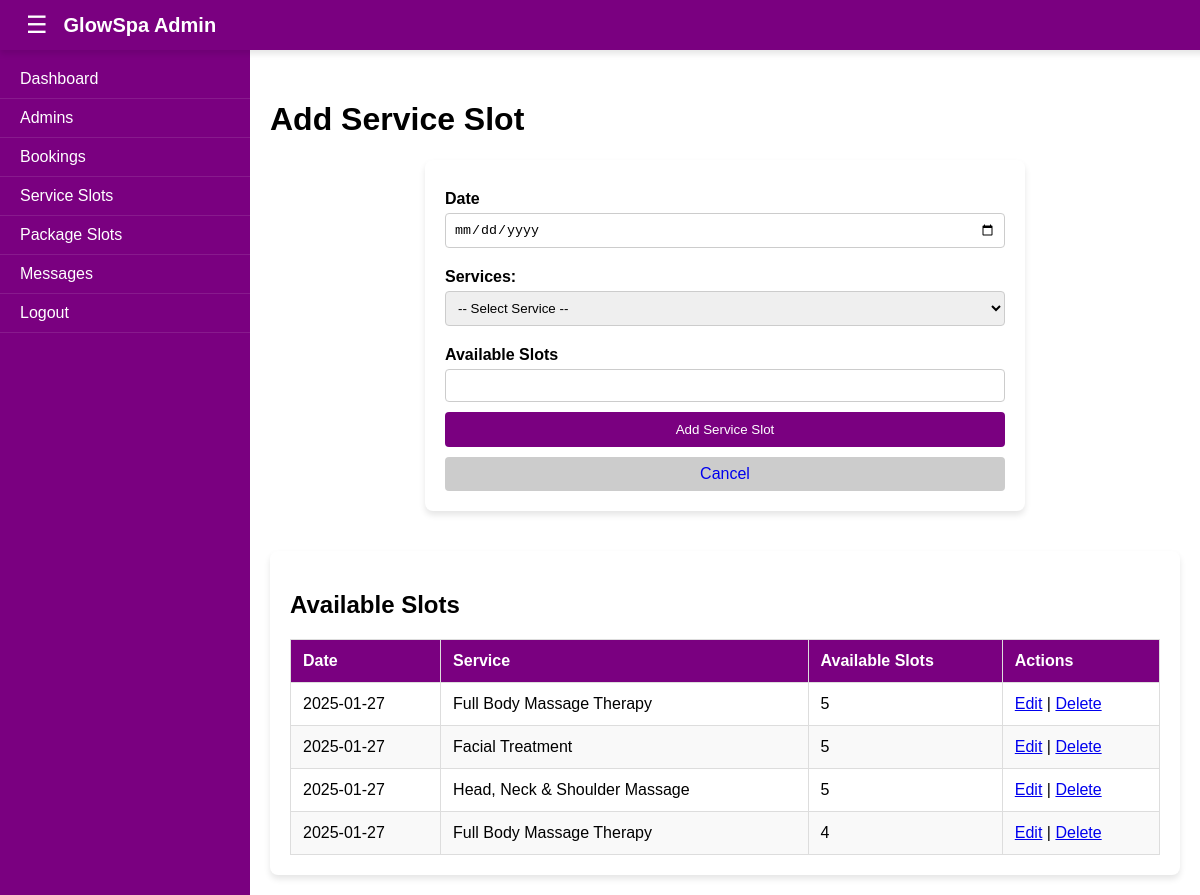
Page /admin/slots_management.php on the committed database.
### tables this page shows
CREATE TABLE `slots` (
  `id` int(11) NOT NULL,
  `admin_id` int(11) NOT NULL,
  `date` date NOT NULL,
  `service` varchar(255) DEFAULT NULL,
  `avail_slots` int(11) NOT NULL,
  `created_at` timestamp NOT NULL DEFAULT current_timestamp()
);

### admin/slots_management.php (the view, shortened to what this page needs)
<?php
$host = "localhost";
$username = "root";
$password = "";
$database = "test";
$conn = new mysqli($host, $username, $password, $database);
$admin_id = isset($_SESSION['admin_id']) ? $_SESSION['admin_id'] : 1;
$select_sql = "SELECT * FROM slots WHERE admin_id = $admin_id ORDER BY date ASC";
$slots_result = $conn->query($select_sql);
?>
<!DOCTYPE html>
<html lang="en">
<head>
</head>
<body>
    <div class="header">
        <button class="menu-toggle">☰</button>
        <h1>GlowSpa Admin</h1>
    </div>
    <div class="sidebar" id="sidebar">
       <ul>
            <li><a href="index.php">Dashboard</a></li>
            <li><a href="admins.php">Admins</a></li>
            <li><a href="bookings.php">Bookings</a></li>
			<li><a href="slots_management.php">Service Slots</a></li>
            <li><a href="package.php">Package Slots</a></li>
            <li><a href="message.php">Messages</a></li>
            <li><a href="logouts.php">Logout</a></li>
        </ul>
    </div>
    <div class="main-content" id="main-content">
        <h1><?php echo isset($slot_data) ? 'Edit' : 'Add'; ?> Service Slot</h1>
        <div class="form-container">
            <form action="" method="POST">
                <label for="date">Date</label>
                <input type="date" name="date" id="date" value="<?php echo isset($slot_data) ? $slot_data['date'] : ''; ?>" required>
                <div class="form-group">
                    <label for="service">Services:</label>
                    <select id="service" name="service" class="form-control" required>
                        <option value="">-- Select Service --</option>
                    </select>
                </div>
                <label for="avail_slots">Available Slots</label>
                <input type="number" name="avail_slots" id="avail_slots" value="<?php echo isset($slot_data) ? $slot_data['avail_slots'] : ''; ?>" required>
                <button type="submit" name="<?php echo isset($slot_data) ? 'update' : 'submit'; ?>"><?php echo isset($slot_data) ? 'Update' : 'Add'; ?> Service Slot</button>
                <a href="slots_management.php" class="cancel">Cancel</a>
            </form>
        </div>
        <div class="table-container">
            <h2>Available Slots</h2>
            <table>
                <thead>
                    <tr>
                        <th>Date</th>
                        <th>Service</th>
                        <th>Available Slots</th>
                        <th>Actions</th>
                    </tr>
                </thead>
                <tbody>
                    <?php while ($row = $slots_result->fetch_assoc()) { ?>
                        <tr>
                            <td><?php echo $row['date']; ?></td>
                            <td><?php echo $row['service']; ?></td>
                            <td><?php echo $row['avail_slots']; ?></td>
                            <td>
                                <a href="slots_management.php?id=<?php echo $row['id']; ?>">Edit</a> |
                                <a href="slots_management.php?delete=<?php echo $row['id']; ?>" onclick="return confirm('Are you sure you want to delete this slot?')">Delete</a>
                            </td>
                        </tr>
                    <?php } ?>
                </tbody>
            </table>
        </div>
    </div>
</body>
</html>

### admin/slots_management.php (style rules this page uses)
body { margin: 0; font-family: Arial, sans-serif; display: flex; flex-direction: column; }
.header { display: flex; align-items: center; background-color: #7a0080; color: white; padding: 10px 20px; position: fixed; top: 0; width: 100%; z-index: 1000; box-shadow: 0 4px 6px rgba(0, 0, 0, 0.1); }
.menu-toggle { background: none; border: none; color: white; font-size: 24px; cursor: pointer; margin-right: 10px; }
.header h1 { font-size: 20px; margin: 0; font-weight: bold; }
.sidebar { width: 250px; background-color: #7a0080; color: white; position: fixed; top: 0; left: 0; height: 100%; padding-top: 60px; transition: transform 0.3s ease; z-index: 999; overflow: hidden; }
.sidebar ul { list-style: none; padding: 0; margin: 0; }
.sidebar ul li { padding: 10px 20px; border-bottom: 1px solid rgba(255, 255, 255, 0.1); }
.sidebar ul li a { text-decoration: none; color: white; display: block; }
.main-content { margin-left: 250px; margin-top: 60px; padding: 20px; transition: margin-left 0.3s ease; }
.form-container { max-width: 600px; margin: 20px auto; background: #fff; padding: 20px; border-radius: 8px; box-shadow: 0 4px 6px rgba(0, 0, 0, 0.1); width: 100%; box-sizing: border-box; }
.form-container label { display: block; margin: 10px 0 5px; font-weight: bold; }
.form-container input, .form-container select { width: 100%; padding: 8px; margin-bottom: 10px; border: 1px solid #ccc; border-radius: 4px; box-sizing: border-box; }
.form-container button { background-color: #7a0080; color: white; padding: 10px 15px; border: none; border-radius: 4px; cursor: pointer; width: 100%; }
.form-container .cancel { background-color: #ccc; display: block; text-align: center; margin-top: 10px; padding: 8px; border-radius: 4px; text-decoration: none; }
.table-container { margin-top: 40px; padding: 20px; background: #fff; border-radius: 8px; box-shadow: 0 4px 6px rgba(0, 0, 0, 0.1); overflow-x: auto; }
table { width: 100%; border-collapse: collapse; }
th, td { padding: 12px; text-align: left; border: 1px solid #ddd; }
th { background-color: #7a0080; color: white; }
tr:nth-child(even) { background-color: #f9f9f9; }

### rows in the picture
slots: date "2025-01-27", service "Full Body Massage Therapy", avail_slots "5"
slots: date "2025-01-27", service "Facial Treatment", avail_slots "5"
slots: date "2025-01-27", service "Head, Neck & Shoulder Massage", avail_slots "5"
slots: date "2025-01-27", service "Full Body Massage Therapy", avail_slots "4"
